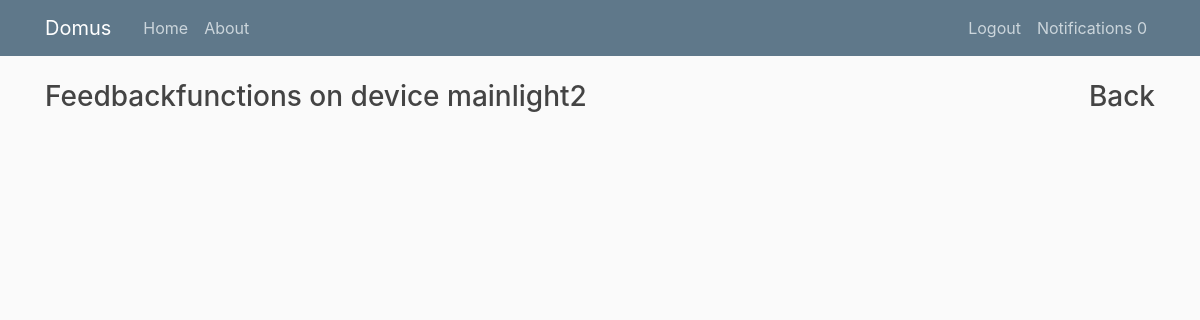
Page /category/14/device/40/feedbackfunctions/ (signed in) on the earlier database version.
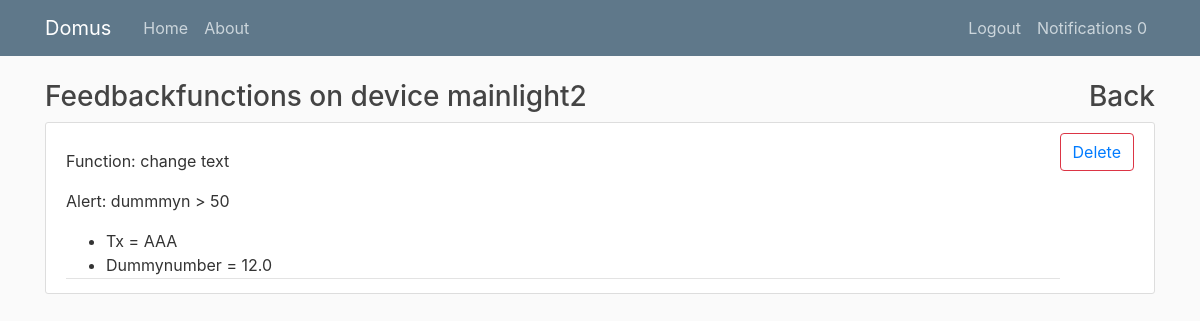
Same page on the later database version.
### devices/models.py (models this page shows, shortened)
class FeedbackFunction(models.Model):
    alert = models.ForeignKey(Alert,on_delete=models.CASCADE)
    description = models.CharField(max_length = 100)
    function = models.ForeignKey(Function,on_delete=models.CASCADE)

class Function(models.Model):
    name = models.CharField(max_length=30)
    description = models.CharField(max_length=250)
    devType = models.ForeignKey(DeviceType,on_delete=models.CASCADE)

class Alert(models.Model):
    device = models.ForeignKey(Device,on_delete=models.CASCADE)
    attribute = models.ForeignKey(StateAttribute,on_delete=models.CASCADE)
    user = models.ForeignKey(User,on_delete=models.CASCADE)
    description = models.CharField(max_length=250)
    alert_condition = models.CharField(
        max_length = 1,
        choices = ALERT_CONDITIONS,
        default = CONDITION_EQUAL
    )
    alert_level = models.CharField(
        max_length = 3,
        choices = ALERT_LEVELS,
        default = ALERT_LEVEL_MID
    )
    value = models.CharField(max_length=30)

class StateAttribute(models.Model):
    name = models.CharField(max_length=30)
    description = models.CharField(max_length=250)
    devType = models.ForeignKey(DeviceType,on_delete= models.CASCADE)
    data_type = models.CharField(
        max_length=1,
        choices=DATA_CHOICES,
        default=STRING,
    )
    def __str__(self):
        return self.name

class FeedbackParameter(models.Model):
    parameter = models.ForeignKey(FunctionParameter,on_delete=models.CASCADE)
    value = models.CharField(max_length = 100)
    feedbackfunction = models.ForeignKey(FeedbackFunction,on_delete=models.CASCADE)

class FunctionParameter(models.Model):
    name = models.CharField(max_length=30)
    description = models.CharField(max_length=250)
    funct = models.ForeignKey(Function,on_delete=models.CASCADE)
    data_type = models.CharField(
        max_length=1,
        choices=DATA_CHOICES,
        default=STRING,
    )

### devices/views.py (the view)
# urls.py: path('category/<int:catpk>/device/<int:devpk>/feedbackfunctions/',FeedbackFunctionsListView.as_view(),name='feedbackfunctions'),
class FeedbackFunctionsListView(LoginRequiredMixin,UserPassesTestMixin,ListView):
    template_name = 'devices/feedbackfunctions.html'
    paginate_by = 2
    context_object_name = 'functions'
    model = FeedbackFunction
    def test_func(self):
        dev = get_object_or_404(Device, id=self.kwargs.get('devpk'))
        cat = get_object_or_404(Category, id=self.kwargs.get('catpk'), devices=dev)
        if self.request.user == cat.owner:
            return True
        return False
    def get_queryset(self):
        dev = get_object_or_404(Device, id=self.kwargs.get('devpk'))
        user = self.request.user
        alerts = Alert.objects.filter(device = dev, user = user)
        functs = []
        for al in alerts:
            al_func = FeedbackFunction.objects.filter(alert = al)
            functs.extend(al_func)
        for fun in functs:
            pars = FeedbackParameter.objects.select_related().filter(feedbackfunction = fun)
            fun.feedbackparameters = pars
        return functs
    def get_context_data(self, **kwargs):
        context = super().get_context_data(**kwargs)
        context['catid']=self.kwargs.get('catpk')
        dev = get_object_or_404(Device, id=self.kwargs.get('devpk'))
        context['dev']=dev
        return context

### devices/templates/devices/feedbackfunctions.html (shortened to what this page needs)
{% extends "devices/paginable.html" %}
{% block content %}
<div class="float-md-right"> <a href="{% url 'device' catid dev.id %}"><h3>Back</h3></a></div>
<h3>Feedbackfunctions on device {{dev.name}} </h3>
    {% for fun in functions %}
        <article class="media content-section">
            <div class="media-body">
                <div class="article-metadata">
                   <p>Function: {{ fun.function.name }}</p>
                   <p>Alert: {{ fun.alert.attribute }} {{ fun.alert.alert_condition }} {{ fun.alert.value }}</p>
                   <div><ul>
                        {% for par in fun.feedbackparameters %}
                            <li>{{ par.parameter.name }} = {{ par.value }}</li>
                        {% endfor %}
                    </ul></div>
                </div>
            </div>
            <div>
                <button class="btn btn-outline-danger" ><a href="{% url 'deletefeedbackfunction' catid dev.id fun.id %}">Delete</a></button>
            </div>
        </article>
    {% endfor %}
{% endblock content %}

Differences in the rows shown:
added FeedbackFunction: function.name "change text", alert.attribute "dummmyn", alert.alert_condition ">", alert.value "50"
added FeedbackParameter: parameter.name "Tx", value "AAA"
added FeedbackParameter: parameter.name "Dummynumber", value "12.0"
